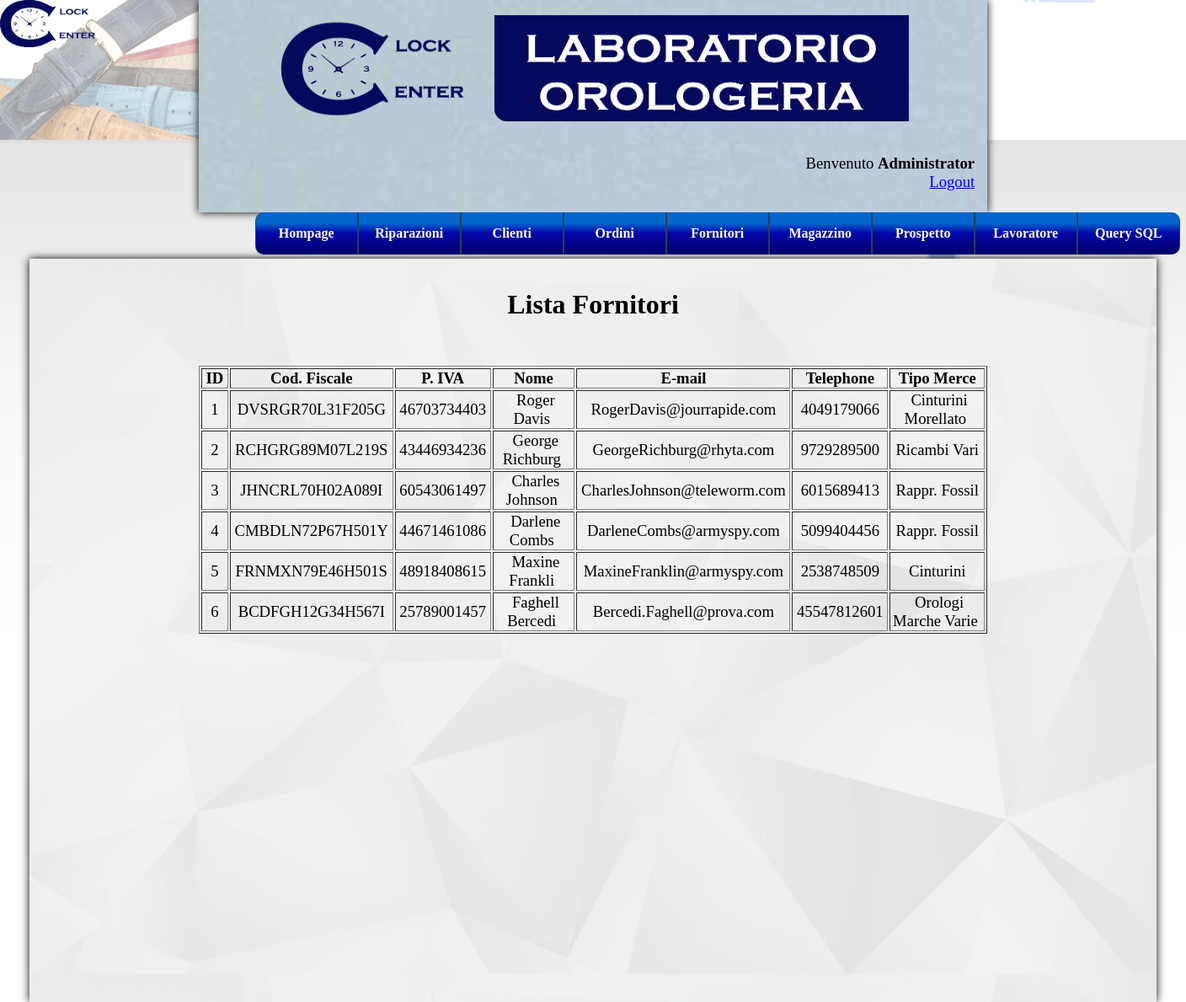
The app's page /clock.php?page=viewFornit (signed in) with its own data.
### tables this page shows
CREATE TABLE IF NOT EXISTS `worker` (
  `id` int(11) NOT NULL AUTO_INCREMENT,
  `username` varchar(20) NOT NULL,
  `password` varchar(30) NOT NULL,
  `name` varchar(30) DEFAULT NULL,
  PRIMARY KEY (`id`),
  UNIQUE KEY `username` (`username`)
);

CREATE TABLE IF NOT EXISTS `fornitore` (
  `id` int(11) NOT NULL AUTO_INCREMENT,
  `cod_f` varchar(16) NOT NULL,
  `p_iva` varchar(11) NOT NULL,
  `name` varchar(40) NOT NULL,
  `email` varchar(40) NOT NULL,
  `telephone` varchar(15) NOT NULL,
  `type` varchar(30) NOT NULL COMMENT 'Tipo di merce fornita',
  PRIMARY KEY (`id`),
  UNIQUE KEY `cod_f` (`cod_f`,`p_iva`)
);

### include/Fornit/view.php (the view)
<br><br>
<h1 align="center">Lista Fornitori</h1>
<br><br><br>
<?php
	$query="SELECT * FROM `fornitore`;";
	if(!($result=mysql_query($query,$connection))){
		echo "<br><br><br><p align=\"center\">ERRORE. Impossibile visualizzare la lista.</p><br>";
		echo "<p align=\"center\"><img src=\"images/errore.png\" height=\"80\" width=\"80\"></p>";
		die("");
	}
	echo "<table border=\"1\" width=\"70%\" class=\"tab\">";
		echo "<th>&nbsp;ID&nbsp;<th>Cod. Fiscale<th>P. IVA<th>Nome<th>E-mail<th>Telephone<th>Tipo Merce";
		if(mysql_num_rows($result)>0){
			while($rs=mysql_fetch_row($result)){
				echo "<tr>";
				$indice=count($rs);
				for($i=0; $i<$indice; $i++){
					if($rs[$i]!=NULL)
						echo "<td align=\"center\">&nbsp;".$rs[$i]."&nbsp;</td>";
					else
						echo "<td align=\"center\">&nbsp;<strong>//</strong> &nbsp;</td>";
				}
				echo "</tr>";
			}
		}else{
			echo "<br><br>Nessun risultato trovato.";
		}
	echo "</table>";
?>

### clock.php (shortened to what this page needs)
<?php
	if(!($connection=mysql_connect("localhost","root","")))
		die ("ERRORE. Non riesco a contattare il server DBMS");
	if(!isset($_SESSION["id_utente"])){
		$page="index.php";
		header('Refresh: 3; url=' . $page);
		echo "<br><br>Errore. Effettuare prima il login!<br>Attendi...";
		echo "<br><br>Clicca <a href=\"index.php\">qui</a> se non vieni reindirizzato automaticamente.";
	}else{
		$iduser=$_SESSION["id_utente"];
		$query="SELECT `name`,`username` FROM worker ".
				"WHERE \"$iduser\"=`id`;";
		if(!($result=mysql_query($query,$connection)))
			die("ERRORE. Query non eseguita");
		if(mysql_num_rows($result)>0){
			$rs=mysql_fetch_row($result);
			if($rs[0]=="")	$user=$rs[1];	else	$user=$rs[0];
		}else{
			echo "ERRORE!";
		}
?>
<html>
	<head>
	</head>
	<body class="bodycss" background="images\background.png">
		<a href="index.php"><img src="images\logo.png" align="left" height="7%" width="8%"></a>
		<div class="container">
			<div class="clocktop">
				<br>
				<p align="center"><img src="images/welcome.png"; width="80%"; height="50%"></p>
				<br><br><br>
				<?php
					echo "<p class=\"plogout\" align=\"right\">Benvenuto <strong>".$user."</strong><br><a href=\"logout.php\">Logout</a></p>";
				?>
			</div>
			<div <?php if($iduser!=1){ ?> class="divmenu" <?php }else{ ?> class="divmenuAdmin" <?php } ?> >
				<?php include 'include/menu.php'; ?>
			</div>
			<div class="clockbottom">
				<?php include 'include/IFmenu.php';	?>
			</div>
		</div>
	</body>
</html>
<?php }  ?>

### style.css (style rules this page uses)
p.plogout { font-size: 14pt; margin: 5px; position: relative; top: -20px; right: 10px; }
body.bodycss { background-repeat: no-repeat; background-size: cover; background-size: 100% auto; }
div.container { width: 95%; height: 105%; margin: auto; }
div.clocktop { width: 70%; height: 30%; padding: 0px; margin:auto; background-image: url('images/grigio-chiaro.jpg'); box-shadow: 0px 0px 10px #000; background-size: 100% auto; }
div.clockbottom { width: 100%; height: 105%; padding: 0px; margin-top:5px; box-shadow: 0px 0px 10px #000; background-image: url('images/grigio.jpg'); background-size: 100% auto; }
table.tab { font-size: 14pt; }

### menu.css (style rules this page uses)
* { margin: 0 auto; padding: 0; }
div.divmenuAdmin { position: relative; width: 100%; padding: 0px; margin-left: 20%; }

### records on screen
worker: name "Administrator"
fornitore: id "1", cod_f "DVSRGR70L31F205G", p_iva "46703734403", name "Roger Davis", email "RogerDavis@jourrapide.com", telephone "4049179066", type "Cinturini Morellato"
fornitore: id "2", cod_f "RCHGRG89M07L219S", p_iva "43446934236", name "George Richburg", email "GeorgeRichburg@rhyta.com", telephone "9729289500", type "Ricambi Vari"
fornitore: id "3", cod_f "JHNCRL70H02A089I", p_iva "60543061497", name "Charles Johnson", email "CharlesJohnson@teleworm.com", telephone "6015689413", type "Rappr. Fossil"
fornitore: id "4", cod_f "CMBDLN72P67H501Y", p_iva "44671461086", name "Darlene Combs", email "DarleneCombs@armyspy.com", telephone "5099404456", type "Rappr. Fossil"
fornitore: id "5", cod_f "FRNMXN79E46H501S", p_iva "48918408615", name "Maxine Frankli", email "MaxineFranklin@armyspy.com", telephone "2538748509", type "Cinturini"
fornitore: id "6", cod_f "BCDFGH12G34H567I", p_iva "25789001457", name "Faghell Bercedi", email "Bercedi.Faghell@prova.com", telephone "45547812601", type "Orologi Marche Varie"
